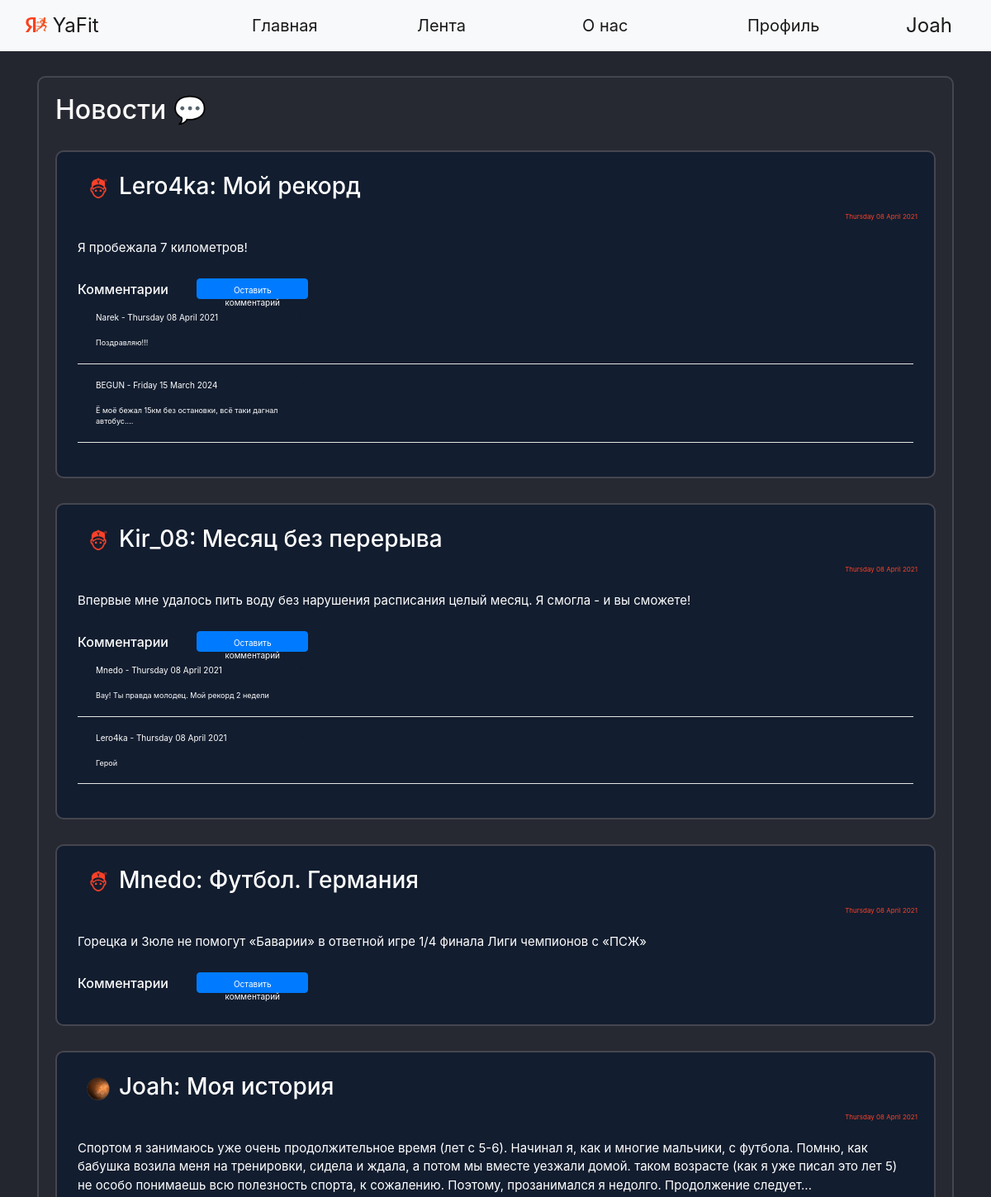
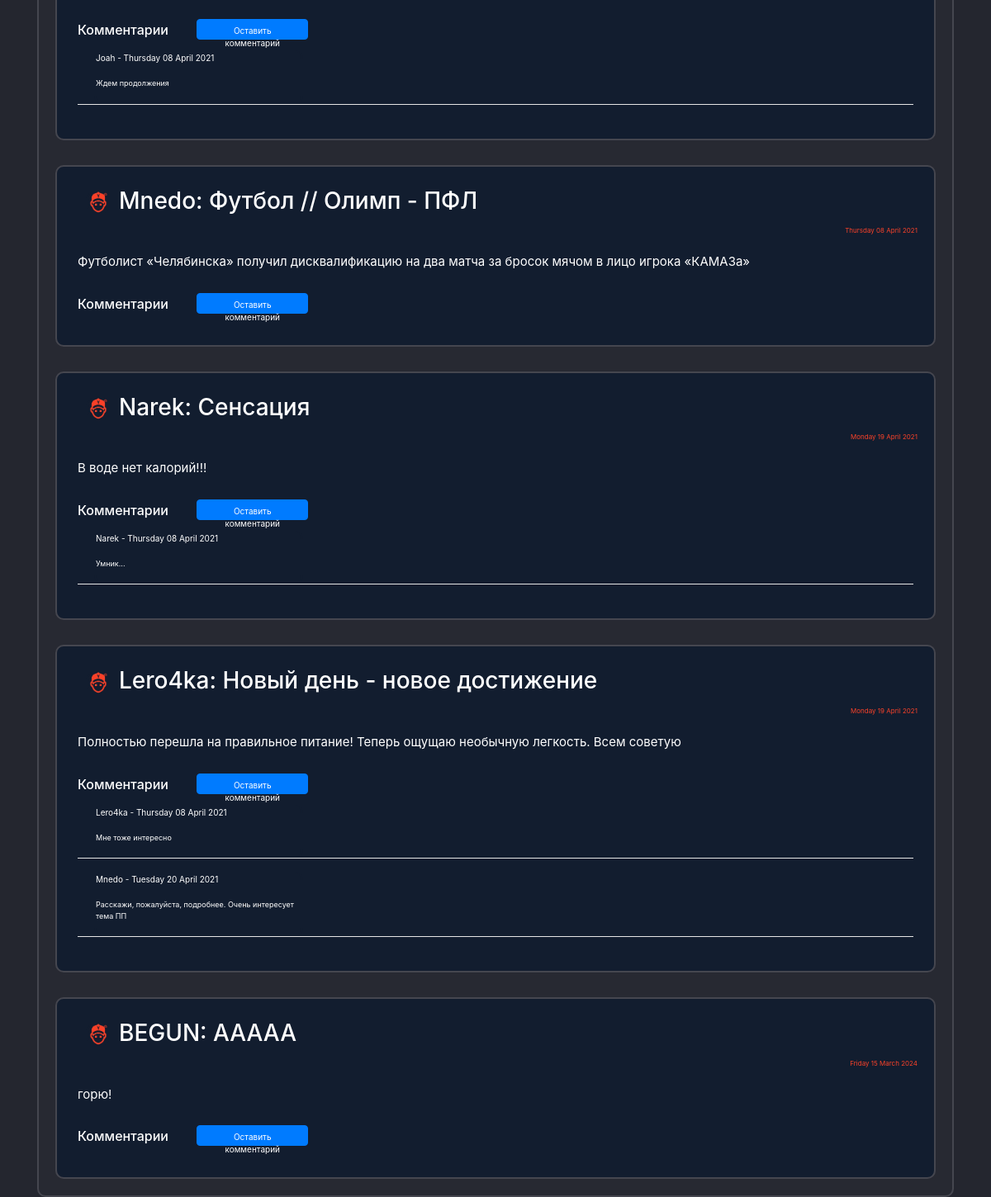
Screenshot of /news (signed in) with the database file from the repository (2 pictures, top to bottom).
### data/users.py (models this page shows, shortened)
class User(SqlAlchemyBase, UserMixin, SerializerMixin):
    __tablename__ = 'users'
    id = sqlalchemy.Column(sqlalchemy.Integer,
                           primary_key=True, autoincrement=True)
    name = sqlalchemy.Column(sqlalchemy.String)
    surname = sqlalchemy.Column(sqlalchemy.String)
    nickname = sqlalchemy.Column(sqlalchemy.String)
    age = sqlalchemy.Column(sqlalchemy.Integer)
    status = sqlalchemy.Column(sqlalchemy.String)
    about = sqlalchemy.Column(sqlalchemy.String)
    email = sqlalchemy.Column(sqlalchemy.String, unique=True)
    hashed_password = sqlalchemy.Column(sqlalchemy.String)
    modified_date = sqlalchemy.Column(sqlalchemy.DateTime, default=datetime.datetime.now)
    city_from = sqlalchemy.Column(sqlalchemy.String)
    habit = sqlalchemy.Column(sqlalchemy.String)  # id_1;id_2
    habits = orm.relationship("Habits", back_populates='user')
    news = orm.relationship("News", back_populates='user')
    comments = orm.relationship("Comments", back_populates='user')

### data/news.py (models this page shows)
class News(SqlAlchemyBase, UserMixin, SerializerMixin):
    __tablename__ = 'news'
    id = sqlalchemy.Column(sqlalchemy.Integer,
                           primary_key=True, autoincrement=True)
    title = sqlalchemy.Column(sqlalchemy.String)
    content = sqlalchemy.Column(sqlalchemy.String)
    created_date = sqlalchemy.Column(sqlalchemy.DateTime,
                                     default=datetime.datetime.now)
    user_id = sqlalchemy.Column(sqlalchemy.Integer,
                                sqlalchemy.ForeignKey("users.id"))
    comms = sqlalchemy.Column(sqlalchemy.String)  # id_1;id_2
    user = orm.relationship('User')

### data/comments.py (models this page shows)
class Comments(SqlAlchemyBase, UserMixin, SerializerMixin):
    __tablename__ = 'comments'
    id = sqlalchemy.Column(sqlalchemy.Integer,
                           primary_key=True, autoincrement=True)
    content = sqlalchemy.Column(sqlalchemy.String)
    created_date = sqlalchemy.Column(sqlalchemy.DateTime,
                                     default=datetime.datetime.now)
    user_id = sqlalchemy.Column(sqlalchemy.Integer,
                                sqlalchemy.ForeignKey("users.id"))
    user = orm.relationship('User')

### main.py (the view)
@app.route("/news", methods=['GET', 'POST'])
def news():
    db_sess = db_session.create_session()
    rec_news = db_sess.query(News).all()
    top_news = []
    news_index = 0
    path = 'static/img/users_photo/default.jpg'
    for news in rec_news:
        path = ''
        news_index += 1
        creator_nickname = (db_sess.query(User).filter(User.id == news.user_id).first()).nickname
        for images in os.listdir('static/img/users_photo'):
            if images.split('.')[0] == creator_nickname:
                path = 'static/img/users_photo/' + images
        if path == '':
            path = 'static/img/users_photo/default.jpg'
        comments = []
        if news.comms:
            if ';' in news.comms:
                for com_id in news.comms.split(';'):
                    comments.append(db_sess.query(Comments).filter(Comments.id == com_id).first())
            elif len(news.comms) == 1:
                com_id = news.comms
                comments = [db_sess.query(Comments).filter(Comments.id == com_id).first()]
        else:
            comments = []
        if len(comments) > 1:
            comments = sorted(comments, key=lambda x: x.created_date)
        comments_main = []
        for com in comments:
            comentor_nickname = db_sess.query(User).filter(User.id == com.user_id).first().nickname
            comments_main.append({'id': com.id,
                                  'content': com.content,
                                  'created_date': com.created_date.strftime("%A %d %B %Y"),
                                  'creator': comentor_nickname})
        comments = comments_main
        top_news.append({'id': news.id,
                         'title': news.title,
                         'content': news.content,
                         'created_date': news.created_date.strftime("%A %d %B %Y"),
                         'comms': comments,
                         'creator': creator_nickname,
                         'path': path})
    return render_template("news.html", top_news=top_news, path=path, random_id=random.randint(1, 2 ** 16),
                           title='Лента')

### data/db_session.py (called while the page is built)
def create_session() -> Session:
    global __factory
    return __factory()

### main.py (called while the page is built)
@login_manager.user_loader
def load_user(user_id):
    db_sess = db_session.create_session()
    return db_sess.query(User).get(user_id)

### templates/news.html
{% extends "base.html" %}
{% block content %}
<div class="page_border">
    <h2>Новости &#128172;</h2>
    {% for new in top_news%}
    <div class="page_border" style="background-color: #121d2f !important;">
        <div class="menu_item">
            <h3><a><a><img
                    src={{new['path']}}?dummy={{random_id}} alt="avatar"
                    class="round_avatar"></a></a>{{new['creator']}}: {{new['title']}} </h3>
        </div>
        <div class="reposts">
            <p>{{new['created_date']}}</p>
        </div>
        <div class="menu_item">
            <p>{{new['content']}}</p>
        </div>
        <div class="menu_item">
            <h6>Комментарии {% if current_user.is_authenticated %}
                <a href="/com_add/{{ new['id'] }}" class="btn btn-primary"
                   style=" height:25px; width:135px; font-size: 10px; margin-bottom:5px; margin-left: 30px;">Оставить
                    комментарий</a>
                {% endif %}
            </h6>
            {% for com in new['comms'] %}
            <div class="com_label" style="margin-left: 20px; padding: 0; margin-top: 0; margin-bottom;">
                <p style="font-size: 10px;">{{com['creator']}} - {{com['created_date']}}</p>
                <p style="font-size: 9px;">{{com['content']}}
                </p></div>
            <hr style="color: white; background-color: white; padding: 0; margin-top: 0; margin-bottom;">
            {% endfor %}
        </div>
    </div>
    {% endfor %}
</div>
{% endblock %}

### templates/base.html (shortened to what this page needs)
<!doctype html>
<html lang="en">
<head>
    <link rel="stylesheet" href="/static/css/style.css?random()">
    <link rel="stylesheet"
          href="https://stackpath.bootstrapcdn.com/bootstrap/4.4.1/css/bootstrap.min.css"
>
</head>
<body>
<header>
    <nav class="navbar navbar-expand-lg navbar-light bg-light">
        <div class="container-fluid">
            <a class="navbar-brand" style="width: 250px;" href="/">
                <img src="/static/img/YaFit_logo.png" alt="" width="26" height="18"
                     class="d-inline-block text-align-center" style="margin-bottom:5px;">
                YaFit
            </a>
            <div class="collapse navbar-collapse">
                <ul class="mx-auto navbar-nav">
                    <li class="nav-item">
                        <a class="nav-link active" style="width: 200px;" aria-current="page" href="/">Главная</a>
                    </li>
                    <li class="nav-item">
                        <a class="nav-link active" style="width: 200px;" href="/news">Лента</a>
                    </li>
                    <li class="nav-item">
                        <a class="nav-link active" style="width: 200px;" href="/info">О нас</a>
                    </li>
                    <li class="nav-item">
                        <a class="nav-link active" style="width: 200px;" href="/office">Профиль</a>
                </ul>
                {% if current_user.is_authenticated %}
                <a class="navbar-brand" href="/logout">{{current_user.nickname}}</a>
                {% else %}
                <p>
                    <a class="btn btn-primary " href="/register">Зарегистрироваться</a>
                    <a class="btn btn-success" href="/login">Войти</a>
                </p>
                {% endif %}
            </div>
        </div>
    </nav>
</header>
<main role="main" class="container">
    {% block content %}{% endblock %}
</main>
</body>
</html>

### static/css/style.css (style rules this page uses)
body { background-color: #24262f !important; color: white; }
.nav-item { color: black; font-weight: 400; font-size: 20px !important; }
.navbar-brand { font-size: 24px !important; }
.page_border { background-color: #272932 !important; color: white !important; border: 2px solid #45464F; border-radius: 10px; padding: 20px !important; margin: 0 auto; margin-top: 30px; }
.menu_item { padding: 5px !important; font-size: 15px !important; }
hr { background-color: #FB4229; color: #FB4229; }
.reposts { color: #FB4229 !important; font-size: 8px !important; text-align: right; }
.com_label { background-color: #121d2f !important; color: white !important; border: 2px solid #121d2f; width: 25%; border-radius: 10px; }
.round_avatar { margin-left:10px; margin-right:10px; width: 30px !important; height: 30px !important; border-radius: 50px !important; }

### rows the page displays
User: nickname "Joah", creator "Joah", creator "Joah"
User: creator "Lero4ka" "Lero4ka", creator "Lero4ka" "Lero4ka"
News: title "Мой рекорд", content "Я пробежала 7 километров!"
User: creator "Narek" "Narek", creator "Narek"
Comments: content "Поздравляю!!!"
User: creator "BEGUN", creator "BEGUN"
Comments: content "Ё моё бежал 15км без остановки, всё таки дагнал автобус...."
User: creator "Kir_08"
News: title "Месяц без перерыва", content "Впервые мне удалось пить воду без нарушения расписания целый месяц. Я смогла - и вы сможете!"
User: creator "Mnedo" "Mnedo", creator "Mnedo" "Mnedo"
Comments: content "Вау! Ты правда молодец. Мой рекорд 2 недели"
Comments: content "Герой"
News: title "Футбол. Германия", content "Горецка и Зюле не помогут «Баварии» в ответной игре 1/4 финала Лиги чемпионов с «ПСЖ»"
News: title "Моя история", content "Спортом я занимаюсь уже очень продолжительное время (лет с 5-6). Начинал я, как и многие мальчики, с футбола. Помню, как бабушка возила меня на тренировки, сидела и ждала, а потом мы вместе уезжали домой. таком возрасте (как я уже писал это лет 5) не особо понимаешь всю полезность спорта, к сожалению. Поэтому, прозанимался я недолго. Продолжение следует..."
Comments: content "Ждем продолжения"
News: title "Футбол // Олимп - ПФЛ", content "Футболист «Челябинска» получил дисквалификацию на два матча за бросок мячом в лицо игрока «КАМАЗа»"
News: title "Сенсация", content "В воде нет калорий!!!"
Comments: content "Умник..."
News: title "Новый день - новое достижение", content "Полностью перешла на правильное питание! Теперь ощущаю необычную легкость. Всем советую"
Comments: content "Мне тоже интересно"
Comments: content "Расскажи, пожалуйста, подробнее. Очень интересует тема ПП"
News: title "ААААА", content "горю!"

### other values shown
{{ new['created_date'] }} "Thursday 08 April 2021" "Thursday 08 April 2021" "Thursday 08 April 2021" "Thursday 08 April 2021" "Thursday 08 April 2021" "Monday 19 April 2021" "Monday 19 April 2021" "Friday 15 March 2024"
{{ com['created_date'] }} "Thursday 08 April 2021" "Friday 15 March 2024" "Thursday 08 April 2021" "Thursday 08 April 2021" "Thursday 08 April 2021" "Thursday 08 April 2021" "Thursday 08 April 2021" "Tuesday 20 April 2021"
